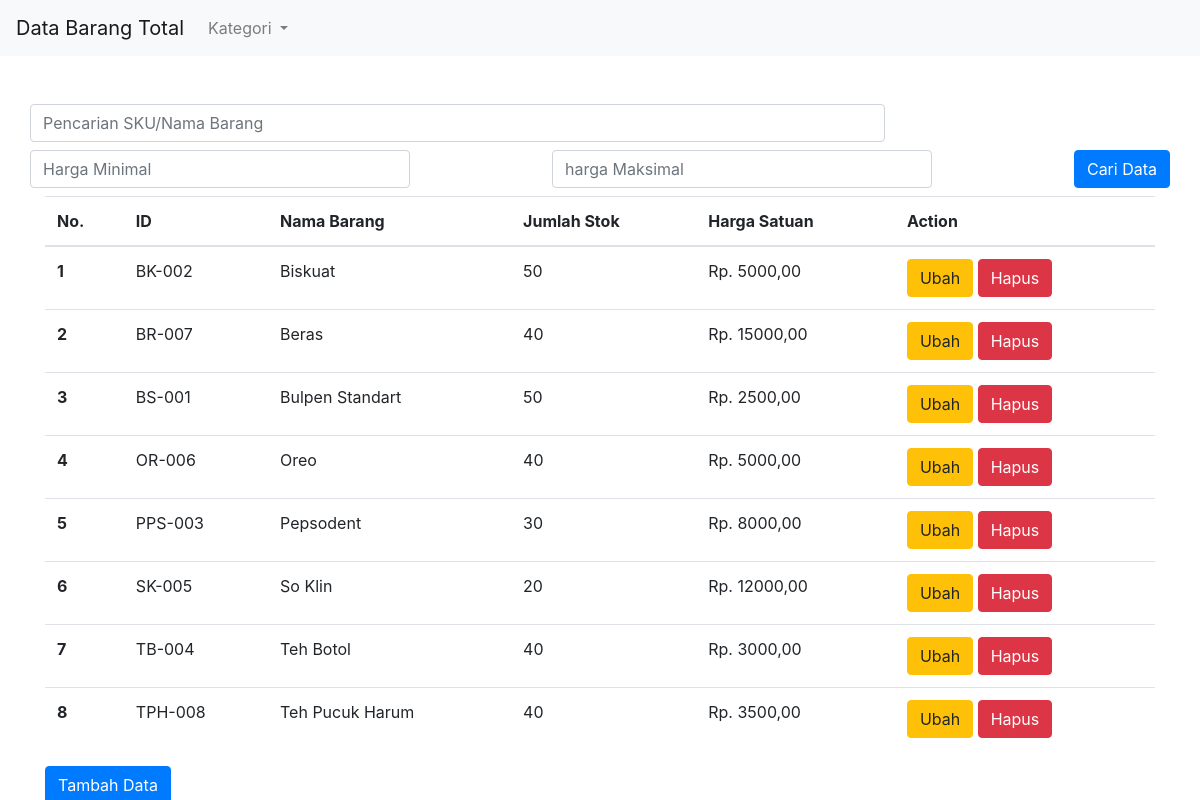
Screenshot of /utspemweb/index.php with the database file from the repository.
### tables this page shows
CREATE TABLE `barang` (
  `id_barang` varchar(20) NOT NULL,
  `id_kategori` int(11) NOT NULL,
  `nama_barang` varchar(50) NOT NULL,
  `jumlah_stock` int(11) NOT NULL,
  `harga_satuan` float NOT NULL
);

### utspemweb/conn.php (called while the page is built, shortened)
<?php
function connection() {
   $dbServer = 'localhost';
   $dbUser = 'root';
   $dbPass = '';
   $dbName = "uts_pemweb";
   $conn = mysqli_connect($dbServer, $dbUser, $dbPass);
   mysqli_select_db($conn,$dbName);
   return $conn;
}

### utspemweb/index.php (the view, shortened to what this page needs)
<?php
  include 'conn.php';
  if (isset($_GET['kategori']) and $_GET['kategori'] != 0) {
    $kategori = $_GET['kategori'];
    $query = "SELECT * FROM barang WHERE id_kategori = $kategori";
    $result = mysqli_query(connection(),$query);
  }
  else{
    $kategori = 0;
    $query = "SELECT * FROM barang";
    $result = mysqli_query(connection(),$query);
  }
  ?>
<!DOCTYPE html>
<html>
  <head>
    <link rel="stylesheet" href="css/bootstrap.min.css">
  </head>
  <body>
    <nav class="navbar navbar-expand navbar-light bg-light">
      <?php
        if ($kategori == 0) {
          $data2['nama_kategori'] = "Total";
        }
        else{
          $query2 = "SELECT * FROM kategori WHERE id_kategori = $kategori";
          $result2 = mysqli_query(connection(),$query2);
          $data2 = mysqli_fetch_array($result2);
        }
      ?>
      <a class="navbar-brand" href="index.php">Data Barang <?php echo $data2['nama_kategori'] ?></a>
      <div class="collapse navbar-collapse" id="navbarSupportedContent">
        <ul class="navbar-nav mr-auto">
          <li class="nav-item dropdown">
            <a class="nav-link dropdown-toggle" href="#" id="navbarDropdown" role="button" data-toggle="dropdown" aria-haspopup="true" aria-expanded="false">
              Kategori
            </a>
        </li>
        </ul>
      </div>
    </nav>
    <div class="container mt-5" id="tempat-muncul">
      <form action="index.php?kategori=<?php echo $kategori ?>" method="post">
        <div class="row mb-2">
          <input class="form-control col-9" type="search" placeholder="Pencarian SKU/Nama Barang" aria-label="Search" name="sku_nama">
        </div>
        <div class="row justify-content-between mb-2">
          <input class="form-control col-4" type="search" placeholder="Harga Minimal" aria-label="Search" name="minimal">
          <input class="form-control col-4" type="search" placeholder="harga Maksimal" aria-label="Search" name="maksimal">
          <button type="submit" class="btn btn-primary">Cari Data</button>
        </div>
      </form>
      <table class="table">
        <thead>
          <tr>
            <th scope="col">No.</th>
            <th scope="col">ID</th>
            <th scope="col">Nama Barang</th>
            <th scope="col">Jumlah Stok</th>
            <th scope="col">Harga Satuan</th>
            <th scope="col">Action</th>
          </tr>
        </thead>
        <tbody>
          <?php
          $i = 1;
          while ($data = mysqli_fetch_array($result)) : ?>
          <tr>
            <th scope="row"><?php echo $i; ?></th>
            <td><?php echo $data['id_barang'] ?></td>
            <td><?php echo $data['nama_barang'] ?></td>
            <td><?php echo $data['jumlah_stock'] ?></td>
            <td>Rp. <?php echo $data['harga_satuan'] ?>,00</td>
            <td>
              <a href="<?php echo "update.php?id_barang=".$data['id_barang'] ?>" class="btn btn-warning">Ubah</a>
              <a href="<?php echo "hapus.php?id_barang=".$data['id_barang'] ?>" class="btn btn-danger">Hapus</a>
            </td>
          </tr>
          <?php
          $i++;
          endwhile ?>
        </tbody>
      </table>
      <a class="btn btn-primary" href="tambah.php">Tambah Data</a>
    </div>
  </body>
</html>

### rows the page displays
barang: id_barang "BK-002", nama_barang "Biskuat", jumlah_stock "50", harga_satuan "5000"
barang: id_barang "BR-007", nama_barang "Beras", jumlah_stock "40", harga_satuan "15000"
barang: id_barang "BS-001", nama_barang "Bulpen Standart", jumlah_stock "50", harga_satuan "2500"
barang: id_barang "OR-006", nama_barang "Oreo", jumlah_stock "40", harga_satuan "5000"
barang: id_barang "PPS-003", nama_barang "Pepsodent", jumlah_stock "30", harga_satuan "8000"
barang: id_barang "SK-005", nama_barang "So Klin", jumlah_stock "20", harga_satuan "12000"
barang: id_barang "TB-004", nama_barang "Teh Botol", jumlah_stock "40", harga_satuan "3000"
barang: id_barang "TPH-008", nama_barang "Teh Pucuk Harum", jumlah_stock "40", harga_satuan "3500"

### other values shown
$data2['nama_kategori'] "Total"
